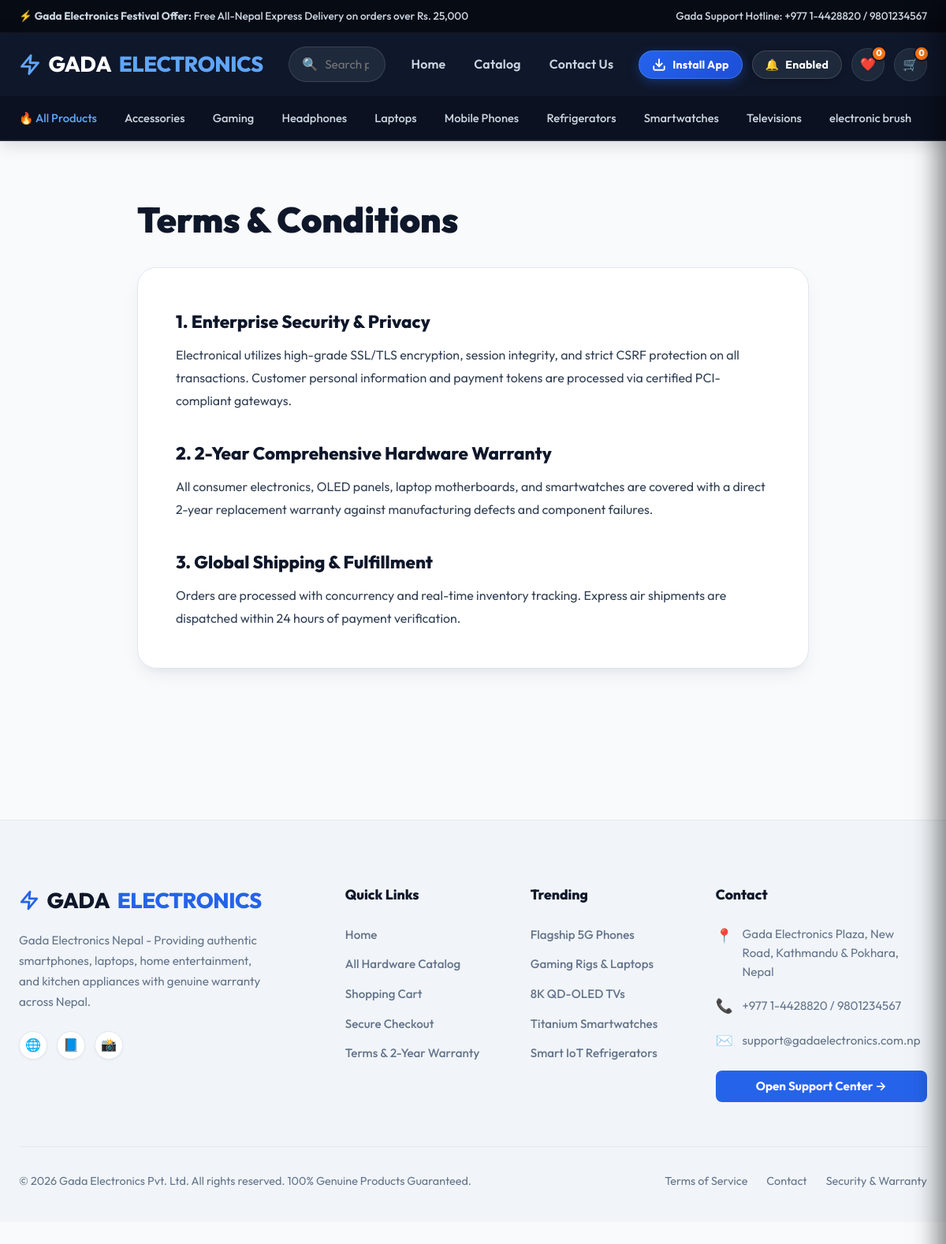
The app's page /terms/ with its own data.
### store/models.py (models this page shows, shortened)
class Category(models.Model):
    name = models.CharField(max_length=100)
    slug = models.SlugField(max_length=120, unique=True, blank=True)
    icon_svg = models.TextField(help_text="SVG icon code or class name", blank=True)
    description = models.TextField(blank=True)
    image_url = models.URLField(blank=True, default="")
    created_at = models.DateTimeField(auto_now_add=True)
    class Meta:
        verbose_name_plural = "Categories"
        ordering = ['name']

### store/views.py (the view)
# urls.py: path('terms/', views.terms_view, name='terms'),
def terms_view(request):
    return render(request, 'store/terms.html')

### store/context_processors.py (called while the page is built, shortened)
def cart_and_categories(request):
    categories = Category.objects.all()
    cart = request.session.get('cart', {})
    cart_count = sum(cart.values())
    cart_items = []
    cart_total = 0
    wishlist = request.session.get('wishlist', [])
    return {
        'nav_categories': categories,
        'cart_count': cart_count,
        'cart_items': cart_items,
        'cart_total': cart_total,
        'wishlist_count': len(wishlist),
        'wishlist_ids': wishlist,
    }

### templates/store/terms.html (shortened to what this page needs)
{% extends 'base.html' %}
{% block content %}
<div class="container" style="padding-top: 4rem; padding-bottom: 6rem; max-width: 900px;">
  <h1 style="font-size: 2.8rem; font-weight: 900; color: var(--text-dark); margin-bottom: 1.5rem;">Terms & Conditions</h1>
  <div style="background: #FFFFFF; border: 1px solid var(--border-light); border-radius: var(--radius-lg); box-shadow: var(--shadow-card); padding: 3rem; display: flex; flex-direction: column; gap: 2rem; color: var(--text-body); line-height: 1.8;">
    <section>
      <h2 style="color: var(--text-dark); font-size: 1.4rem; font-weight: 800; margin-bottom: 0.5rem;" id="privacy">1. Enterprise Security & Privacy</h2>
      <p>
        Electronical utilizes high-grade SSL/TLS encryption, session integrity, and strict CSRF protection on all transactions. Customer personal information and payment tokens are processed via certified PCI-compliant gateways.
      </p>
    </section>
    <section>
      <h2 style="color: var(--text-dark); font-size: 1.4rem; font-weight: 800; margin-bottom: 0.5rem;" id="warranty">2. 2-Year Comprehensive Hardware Warranty</h2>
      <p>
        All consumer electronics, OLED panels, laptop motherboards, and smartwatches are covered with a direct 2-year replacement warranty against manufacturing defects and component failures.
      </p>
    </section>
    <section>
      <h2 style="color: var(--text-dark); font-size: 1.4rem; font-weight: 800; margin-bottom: 0.5rem;" id="shipping">3. Global Shipping & Fulfillment</h2>
      <p>
        Orders are processed with concurrency and real-time inventory tracking. Express air shipments are dispatched within 24 hours of payment verification.
      </p>
    </section>
  </div>
</div>
{% endblock %}

### templates/base.html (shortened to what this page needs)
{% load static %}
<!DOCTYPE html>
<html lang="en">
<head>
  <link rel="stylesheet" href="{% static 'css/styles.css' %}?v=2.1">
</head>
<body>
  <div class="top-banner" id="notifBanner">
    <div class="container top-banner-inner">
      <div>⚡ <strong>Gada Electronics Festival Offer:</strong> Free All-Nepal Express Delivery on orders over Rs. 25,000</div>
      <div>Gada Support Hotline: +977 1-4428820 / 9801234567</div>
    </div>
  </div>
  <header class="navbar">
    <div class="container navbar-container">
      <a href="{% url 'store:home' %}" class="brand-logo">
        <svg width="28" height="28" viewBox="0 0 24 24" fill="none" stroke="currentColor" stroke-width="2.5" stroke-linecap="round" stroke-linejoin="round" style="color:var(--accent-highlight);"><polygon points="13 2 3 14 12 14 11 22 21 10 12 10 13 2"></polygon></svg>
        GADA <span>ELECTRONICS</span>
      </a>
      <form action="{% url 'store:product_list' %}" method="GET" class="search-bar">
        <span class="search-icon">🔍</span>
        <input type="text" name="q" placeholder="Search phones, laptops, 8K OLED TVs, gaming gear..." value="{{ query|default:'' }}">
      </form>
      <nav class="nav-links-main">
        <a href="{% url 'store:home' %}" class="nav-item">Home</a>
        <a href="{% url 'store:product_list' %}" class="nav-item">Catalog</a>
        <a href="{% url 'store:contact' %}" class="nav-item">Contact Us</a>
      </nav>
      <div class="nav-actions">
        <button class="nav-btn-action install-app-btn" id="installAppBtn" title="Install Gada Electronics App">
          <svg width="18" height="18" viewBox="0 0 24 24" fill="none" stroke="currentColor" stroke-width="2.5" stroke-linecap="round" stroke-linejoin="round">
            <path d="M21 15v4a2 2 0 0 1-2 2H5a2 2 0 0 1-2-2v-4"></path>
            <polyline points="7 10 12 15 17 10"></polyline>
            <line x1="12" y1="15" x2="12" y2="3"></line>
          </svg>
          <span class="btn-action-text">Install App</span>
        </button>
        <button class="nav-btn-action notif-toggle-btn" id="notifToggle" title="Enable/Disable Notifications">
          <span class="notif-icon" id="notifIcon">🔔</span>
          <span class="btn-action-text" id="notifText">Enabled</span>
        </button>
        <a href="{% url 'store:product_list' %}" class="action-btn" title="Wishlist">
          ❤️
          <span class="badge-counter" id="wishlistCounter">{{ wishlist_count|default:0 }}</span>
        </a>
        <a href="{% url 'store:cart' %}" class="action-btn" title="Shopping Cart">
          🛒
          <span class="badge-counter" id="cartCounter">{{ cart_count|default:0 }}</span>
        </a>
      </div>
    </div>
    <div class="sub-nav">
      <div class="container sub-nav-links">
        <a href="{% url 'store:product_list' %}" class="sub-nav-link {% if not current_category %}active{% endif %}">🔥 All Products</a>
        {% for cat in nav_categories %}
          <a href="{% url 'store:product_list' %}?category={{ cat.slug }}" class="sub-nav-link {% if current_category.slug == cat.slug %}active{% endif %}">
            {{ cat.name }}
          </a>
        {% endfor %}
      </div>
    </div>
  </header>
  <main>
    {% block content %}{% endblock %}
  </main>
  <footer class="site-footer-light">
    <div class="container">
      <div class="footer-grid-light">
        <div class="footer-col-light">
          <div class="brand-logo" style="margin-bottom: 1rem; color: #0F172A;">
            <svg width="26" height="26" viewBox="0 0 24 24" fill="none" stroke="currentColor" stroke-width="2.5" stroke-linecap="round" stroke-linejoin="round" style="color:var(--accent-cart-blue);"><polygon points="13 2 3 14 12 14 11 22 21 10 12 10 13 2"></polygon></svg>
            GADA <span style="color: var(--accent-cart-blue);">ELECTRONICS</span>
          </div>
          <p style="color: var(--text-muted); max-width: 320px; font-size: 0.95rem; line-height: 1.7; margin-bottom: 1.5rem;">
            Gada Electronics Nepal - Providing authentic smartphones, laptops, home entertainment, and kitchen appliances with genuine warranty across Nepal.
          </p>
          <div style="display: flex; gap: 0.75rem;">
            <span style="background: #FFFFFF; border: 1px solid var(--border-light); width: 36px; height: 36px; border-radius: 50%; display: flex; align-items: center; justify-content: center; font-size: 1rem; box-shadow: var(--shadow-sm); cursor: pointer;">🌐</span>
            <span style="background: #FFFFFF; border: 1px solid var(--border-light); width: 36px; height: 36px; border-radius: 50%; display: flex; align-items: center; justify-content: center; font-size: 1rem; box-shadow: var(--shadow-sm); cursor: pointer;">📘</span>
            <span style="background: #FFFFFF; border: 1px solid var(--border-light); width: 36px; height: 36px; border-radius: 50%; display: flex; align-items: center; justify-content: center; font-size: 1rem; box-shadow: var(--shadow-sm); cursor: pointer;">📸</span>
          </div>
        </div>
        <div class="footer-col-light">
          <h4>Quick Links</h4>
          <ul class="footer-links-light">
            <li><a href="{% url 'store:home' %}">Home</a></li>
            <li><a href="{% url 'store:product_list' %}">All Hardware Catalog</a></li>
            <li><a href="{% url 'store:cart' %}">Shopping Cart</a></li>
            <li><a href="{% url 'store:checkout' %}">Secure Checkout</a></li>
            <li><a href="{% url 'store:terms' %}">Terms & 2-Year Warranty</a></li>
          </ul>
        </div>
        <div class="footer-col-light">
          <h4>Trending</h4>
          <ul class="footer-links-light">
            <li><a href="{% url 'store:product_list' %}?category=mobile-phones">Flagship 5G Phones</a></li>
            <li><a href="{% url 'store:product_list' %}?category=laptops">Gaming Rigs & Laptops</a></li>
            <li><a href="{% url 'store:product_list' %}?category=televisions">8K QD-OLED TVs</a></li>
            <li><a href="{% url 'store:product_list' %}?category=smartwatches">Titanium Smartwatches</a></li>
            <li><a href="{% url 'store:product_list' %}?category=refrigerators">Smart IoT Refrigerators</a></li>
          </ul>
        </div>
        <div class="footer-col-light">
          <h4>Contact</h4>
          <ul class="footer-links-light" style="gap: 1rem;">
            <li style="display: flex; gap: 0.75rem; align-items: flex-start;">
              <span style="font-size: 1.1rem; color: var(--accent-cart-blue);">📍</span>
              <span style="color: var(--text-muted); font-size: 0.95rem;">Gada Electronics Plaza, New Road, Kathmandu & Pokhara, Nepal</span>
            </li>
            <li style="display: flex; gap: 0.75rem; align-items: center;">
              <span style="font-size: 1.1rem; color: var(--accent-cart-blue);">📞</span>
              <span style="color: var(--text-muted); font-size: 0.95rem;">+977 1-4428820 / 9801234567</span>
            </li>
            <li style="display: flex; gap: 0.75rem; align-items: center;">
              <span style="font-size: 1.1rem; color: var(--accent-cart-blue);">✉️</span>
              <span style="color: var(--text-muted); font-size: 0.95rem;">support@gadaelectronics.com.np</span>
            </li>
            <li style="margin-top: 0.5rem;">
              <a href="{% url 'store:contact' %}" class="btn btn-cart-blue btn-sm" style="width: 100%; text-align: center;">Open Support Center →</a>
            </li>
          </ul>
        </div>
      </div>
      <div class="footer-bottom-light">
        <div>© 2026 Gada Electronics Pvt. Ltd. All rights reserved. 100% Genuine Products Guaranteed.</div>
        <div style="display: flex; gap: 1.5rem;">
          <a href="{% url 'store:terms' %}">Terms of Service</a>
          <a href="{% url 'store:contact' %}">Contact</a>
          <a href="{% url 'store:terms' %}#privacy">Security & Warranty</a>
        </div>
      </div>
    </div>
  </footer>
</body>
</html>

### records on screen
Category: name "Accessories"
Category: name "Gaming"
Category: name "Headphones"
Category: name "Laptops"
Category: name "Mobile Phones"
Category: name "Refrigerators"
Category: name "Smartwatches"
Category: name "Televisions"
Category: name "electronic brush"

### other values on screen
{{ wishlist_count|default:0 }} "0"
{{ cart_count|default:0 }} "0"
